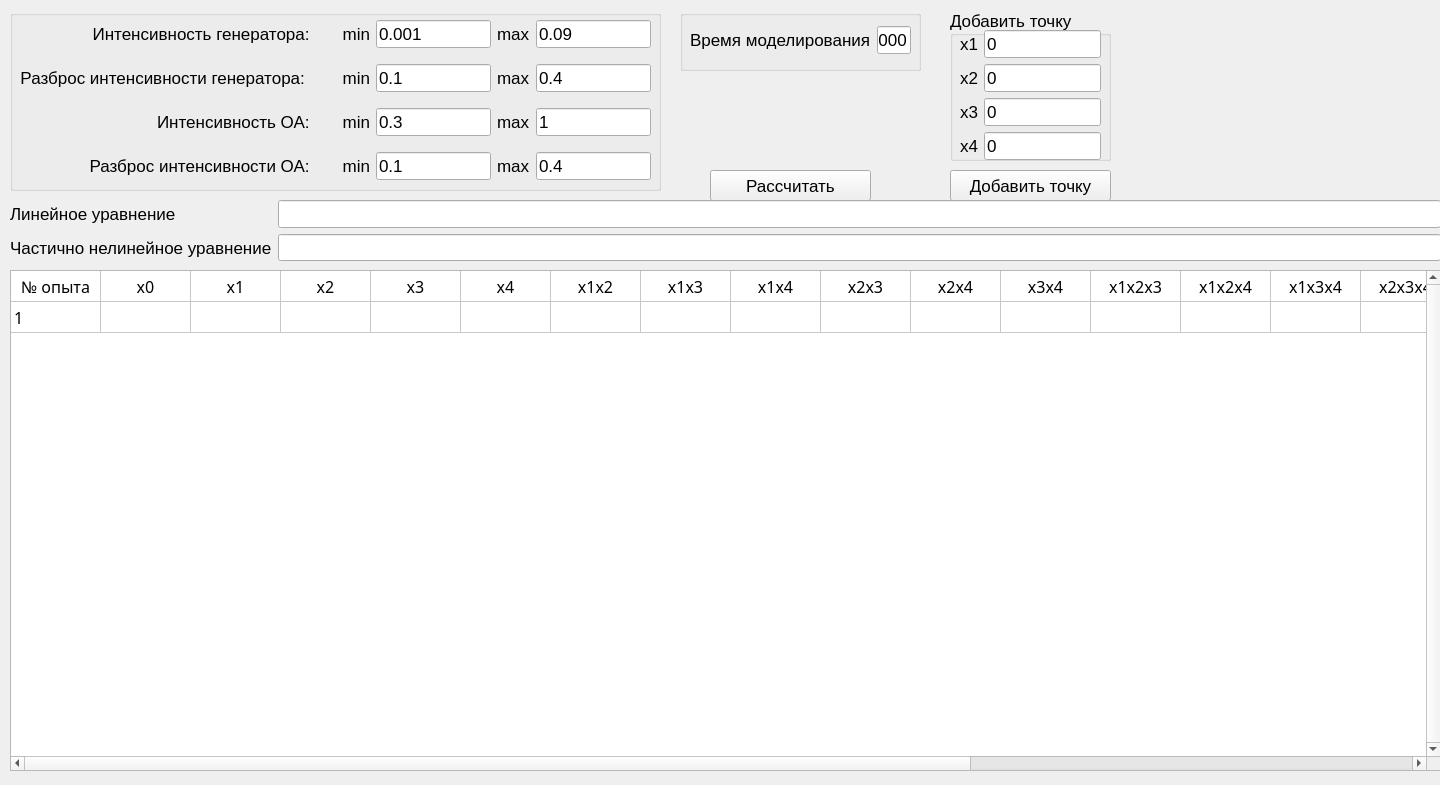
<?xml version="1.0" encoding="UTF-8"?>
<ui version="4.0">
 <class>Form</class>
 <widget class="QWidget" name="Form">
  <property name="geometry">
   <rect>
    <x>0</x>
    <y>0</y>
    <width>1440</width>
    <height>785</height>
   </rect>
  </property>
  <property name="sizePolicy">
   <sizepolicy hsizetype="Fixed" vsizetype="Fixed">
    <horstretch>0</horstretch>
    <verstretch>0</verstretch>
   </sizepolicy>
  </property>
  <property name="font">
   <font>
    <family>Monaco</family>
    <pointsize>14</pointsize>
   </font>
  </property>
  <property name="windowTitle">
   <string/>
  </property>
  <widget class="QPushButton" name="calcButton">
   <property name="geometry">
    <rect>
     <x>710</x>
     <y>170</y>
     <width>161</width>
     <height>31</height>
    </rect>
   </property>
   <property name="font">
    <font>
     <family>Helvetica</family>
     <pointsize>13</pointsize>
    </font>
   </property>
   <property name="text">
    <string>Рассчитать</string>
   </property>
  </widget>
  <widget class="QGroupBox" name="groupBox_3">
   <property name="geometry">
    <rect>
     <x>680</x>
     <y>10</y>
     <width>241</width>
     <height>61</height>
    </rect>
   </property>
   <property name="font">
    <font>
     <family>Helvetica</family>
     <pointsize>13</pointsize>
    </font>
   </property>
   <property name="title">
    <string/>
   </property>
   <widget class="QWidget" name="gridLayoutWidget_4">
    <property name="geometry">
     <rect>
      <x>10</x>
      <y>10</y>
      <width>221</width>
      <height>41</height>
     </rect>
    </property>
    <property name="font">
     <font>
      <family>Helvetica</family>
      <pointsize>13</pointsize>
     </font>
    </property>
    <layout class="QGridLayout" name="gridLayout_6">
     <item row="0" column="0">
      <widget class="QLabel" name="label_req_cnt">
       <property name="font">
        <font>
         <family>Helvetica</family>
         <pointsize>13</pointsize>
        </font>
       </property>
       <property name="text">
        <string>Время моделирования</string>
       </property>
      </widget>
     </item>
     <item row="0" column="1">
      <widget class="QLineEdit" name="line_edit_time">
       <property name="font">
        <font>
         <family>Helvetica</family>
         <pointsize>13</pointsize>
        </font>
       </property>
       <property name="text">
        <string>1000</string>
       </property>
      </widget>
     </item>
    </layout>
   </widget>
  </widget>
  <widget class="QTableWidget" name="table">
   <property name="enabled">
    <bool>true</bool>
   </property>
   <property name="geometry">
    <rect>
     <x>10</x>
     <y>270</y>
     <width>1431</width>
     <height>501</height>
    </rect>
   </property>
   <property name="font">
    <font>
     <pointsize>12</pointsize>
    </font>
   </property>
   <property name="layoutDirection">
    <enum>Qt::LeftToRight</enum>
   </property>
   <property name="verticalScrollBarPolicy">
    <enum>Qt::ScrollBarAlwaysOn</enum>
   </property>
   <property name="horizontalScrollBarPolicy">
    <enum>Qt::ScrollBarAlwaysOn</enum>
   </property>
   <property name="textElideMode">
    <enum>Qt::ElideMiddle</enum>
   </property>
   <property name="showGrid">
    <bool>true</bool>
   </property>
   <property name="wordWrap">
    <bool>true</bool>
   </property>
   <attribute name="horizontalHeaderVisible">
    <bool>false</bool>
   </attribute>
   <attribute name="horizontalHeaderDefaultSectionSize">
    <number>90</number>
   </attribute>
   <attribute name="verticalHeaderVisible">
    <bool>false</bool>
   </attribute>
   <row>
    <property name="text">
     <string>Новая строка</string>
    </property>
   </row>
   <row>
    <property name="text">
     <string>Новая строка</string>
    </property>
   </row>
   <column>
    <property name="text">
     <string>Новый столбец</string>
    </property>
   </column>
   <column>
    <property name="text">
     <string>Новый столбец</string>
    </property>
   </column>
   <column>
    <property name="text">
     <string>Новый столбец</string>
    </property>
   </column>
   <column>
    <property name="text">
     <string>Новый столбец</string>
    </property>
   </column>
   <column>
    <property name="text">
     <string>Новый столбец</string>
    </property>
   </column>
   <column>
    <property name="text">
     <string>Новый столбец</string>
    </property>
   </column>
   <column>
    <property name="text">
     <string>Новый столбец</string>
    </property>
   </column>
   <column>
    <property name="text">
     <string>Новый столбец</string>
    </property>
   </column>
   <column>
    <property name="text">
     <string>Новый столбец</string>
    </property>
   </column>
   <column>
    <property name="text">
     <string>Новый столбец</string>
    </property>
   </column>
   <column>
    <property name="text">
     <string>Новый столбец</string>
    </property>
   </column>
   <column>
    <property name="text">
     <string>Новый столбец</string>
    </property>
   </column>
   <column>
    <property name="text">
     <string>Новый столбец</string>
    </property>
   </column>
   <column>
    <property name="text">
     <string>Новый столбец</string>
    </property>
   </column>
   <column>
    <property name="text">
     <string>Новый столбец</string>
    </property>
   </column>
   <column>
    <property name="text">
     <string>Новый столбец</string>
    </property>
   </column>
   <column>
    <property name="text">
     <string>Новый столбец</string>
    </property>
   </column>
   <column>
    <property name="text">
     <string>Новый столбец</string>
    </property>
   </column>
   <column>
    <property name="text">
     <string>Новый столбец</string>
    </property>
   </column>
   <column>
    <property name="text">
     <string>Новый столбец</string>
    </property>
   </column>
   <column>
    <property name="text">
     <string>Новый столбец</string>
    </property>
   </column>
   <column>
    <property name="text">
     <string>New Column</string>
    </property>
   </column>
   <item row="0" column="0">
    <property name="text">
     <string>№ опыта</string>
    </property>
    <property name="textAlignment">
     <set>AlignCenter</set>
    </property>
   </item>
   <item row="0" column="1">
    <property name="text">
     <string>x0</string>
    </property>
    <property name="font">
     <font>
      <pointsize>12</pointsize>
      <kerning>true</kerning>
     </font>
    </property>
    <property name="textAlignment">
     <set>AlignCenter</set>
    </property>
   </item>
   <item row="0" column="2">
    <property name="text">
     <string>x1</string>
    </property>
    <property name="textAlignment">
     <set>AlignCenter</set>
    </property>
   </item>
   <item row="0" column="3">
    <property name="text">
     <string>x2</string>
    </property>
    <property name="textAlignment">
     <set>AlignCenter</set>
    </property>
   </item>
   <item row="0" column="4">
    <property name="text">
     <string>x3</string>
    </property>
    <property name="textAlignment">
     <set>AlignCenter</set>
    </property>
   </item>
   <item row="0" column="5">
    <property name="text">
     <string>x4</string>
    </property>
    <property name="textAlignment">
     <set>AlignCenter</set>
    </property>
   </item>
   <item row="0" column="6">
    <property name="text">
     <string>x1x2</string>
    </property>
    <property name="textAlignment">
     <set>AlignCenter</set>
    </property>
   </item>
   <item row="0" column="7">
    <property name="text">
     <string>x1x3</string>
    </property>
    <property name="textAlignment">
     <set>AlignCenter</set>
    </property>
   </item>
   <item row="0" column="8">
    <property name="text">
     <string>x1x4</string>
    </property>
    <property name="textAlignment">
     <set>AlignCenter</set>
    </property>
   </item>
   <item row="0" column="9">
    <property name="text">
     <string>x2x3</string>
    </property>
    <property name="textAlignment">
     <set>AlignCenter</set>
    </property>
   </item>
   <item row="0" column="10">
    <property name="text">
     <string>x2x4</string>
    </property>
    <property name="textAlignment">
     <set>AlignCenter</set>
    </property>
   </item>
   <item row="0" column="11">
    <property name="text">
     <string>x3x4</string>
    </property>
    <property name="textAlignment">
     <set>AlignCenter</set>
    </property>
   </item>
   <item row="0" column="12">
    <property name="text">
     <string>x1x2x3</string>
    </property>
    <property name="textAlignment">
     <set>AlignCenter</set>
    </property>
   </item>
   <item row="0" column="13">
    <property name="text">
     <string>x1x2x4</string>
    </property>
    <property name="textAlignment">
     <set>AlignCenter</set>
    </property>
   </item>
   <item row="0" column="14">
    <property name="text">
     <string>x1x3x4</string>
    </property>
    <property name="textAlignment">
     <set>AlignCenter</set>
    </property>
   </item>
   <item row="0" column="15">
    <property name="text">
     <string>x2x3x4</string>
    </property>
    <property name="textAlignment">
     <set>AlignCenter</set>
    </property>
   </item>
   <item row="0" column="16">
    <property name="text">
     <string>x1x2x3x4</string>
    </property>
    <property name="textAlignment">
     <set>AlignCenter</set>
    </property>
   </item>
   <item row="0" column="17">
    <property name="text">
     <string>Y</string>
    </property>
    <property name="textAlignment">
     <set>AlignCenter</set>
    </property>
   </item>
   <item row="0" column="18">
    <property name="text">
     <string>Yл</string>
    </property>
    <property name="textAlignment">
     <set>AlignCenter</set>
    </property>
   </item>
   <item row="0" column="19">
    <property name="text">
     <string>Yчн</string>
    </property>
    <property name="textAlignment">
     <set>AlignCenter</set>
    </property>
   </item>
   <item row="0" column="20">
    <property name="text">
     <string>|Y-Yл|</string>
    </property>
    <property name="textAlignment">
     <set>AlignCenter</set>
    </property>
   </item>
   <item row="0" column="21">
    <property name="text">
     <string>|Y-Yчн|</string>
    </property>
    <property name="textAlignment">
     <set>AlignCenter</set>
    </property>
   </item>
   <item row="1" column="0">
    <property name="text">
     <string>1</string>
    </property>
   </item>
  </widget>
  <widget class="QWidget" name="gridLayoutWidget_3">
   <property name="geometry">
    <rect>
     <x>10</x>
     <y>200</y>
     <width>1431</width>
     <height>61</height>
    </rect>
   </property>
   <property name="font">
    <font>
     <family>Helvetica</family>
     <pointsize>13</pointsize>
    </font>
   </property>
   <layout class="QGridLayout" name="gridLayout_7">
    <item row="1" column="0">
     <widget class="QLabel" name="label_b_8">
      <property name="font">
       <font>
        <family>Helvetica</family>
        <pointsize>13</pointsize>
       </font>
      </property>
      <property name="text">
       <string notr="true">Частично нелинейное уравнение</string>
      </property>
     </widget>
    </item>
    <item row="0" column="0">
     <widget class="QLabel" name="label_a_8">
      <property name="font">
       <font>
        <family>Helvetica</family>
        <pointsize>13</pointsize>
       </font>
      </property>
      <property name="text">
       <string notr="true">Линейное уравнение</string>
      </property>
     </widget>
    </item>
    <item row="1" column="1">
     <widget class="QLineEdit" name="line_edit_nonlin_res">
      <property name="font">
       <font>
        <family>Helvetica</family>
        <pointsize>13</pointsize>
       </font>
      </property>
      <property name="text">
       <string/>
      </property>
     </widget>
    </item>
    <item row="0" column="1">
     <widget class="QLineEdit" name="line_edit_lin_res">
      <property name="font">
       <font>
        <family>Helvetica</family>
        <pointsize>13</pointsize>
       </font>
      </property>
      <property name="text">
       <string/>
      </property>
     </widget>
    </item>
   </layout>
  </widget>
  <widget class="QGroupBox" name="groupBox_4">
   <property name="geometry">
    <rect>
     <x>950</x>
     <y>10</y>
     <width>161</width>
     <height>151</height>
    </rect>
   </property>
   <property name="font">
    <font>
     <family>Helvetica</family>
     <pointsize>13</pointsize>
    </font>
   </property>
   <property name="title">
    <string>Добавить точку</string>
   </property>
   <widget class="QWidget" name="gridLayoutWidget_6">
    <property name="geometry">
     <rect>
      <x>10</x>
      <y>20</y>
      <width>141</width>
      <height>131</height>
     </rect>
    </property>
    <layout class="QGridLayout" name="gridLayout">
     <item row="1" column="1">
      <widget class="QLineEdit" name="line_edit_gen_var">
       <property name="font">
        <font>
         <family>Helvetica</family>
         <pointsize>13</pointsize>
        </font>
       </property>
       <property name="text">
        <string>0</string>
       </property>
      </widget>
     </item>
     <item row="2" column="0">
      <widget class="QLabel" name="label_a_12">
       <property name="font">
        <font>
         <family>Helvetica</family>
         <pointsize>13</pointsize>
        </font>
       </property>
       <property name="text">
        <string notr="true">x3</string>
       </property>
      </widget>
     </item>
     <item row="0" column="0">
      <widget class="QLabel" name="label_a_9">
       <property name="font">
        <font>
         <family>Helvetica</family>
         <pointsize>13</pointsize>
        </font>
       </property>
       <property name="text">
        <string notr="true">x1</string>
       </property>
      </widget>
     </item>
     <item row="0" column="1">
      <widget class="QLineEdit" name="line_edit_gen_int">
       <property name="font">
        <font>
         <family>Helvetica</family>
         <pointsize>13</pointsize>
        </font>
       </property>
       <property name="text">
        <string>0</string>
       </property>
      </widget>
     </item>
     <item row="1" column="0">
      <widget class="QLabel" name="label_a_7">
       <property name="font">
        <font>
         <family>Helvetica</family>
         <pointsize>13</pointsize>
        </font>
       </property>
       <property name="text">
        <string notr="true">x2</string>
       </property>
      </widget>
     </item>
     <item row="2" column="1">
      <widget class="QLineEdit" name="line_edit_pm_int">
       <property name="font">
        <font>
         <family>Helvetica</family>
         <pointsize>13</pointsize>
        </font>
       </property>
       <property name="text">
        <string>0</string>
       </property>
      </widget>
     </item>
     <item row="3" column="0">
      <widget class="QLabel" name="label_a_13">
       <property name="font">
        <font>
         <family>Helvetica</family>
         <pointsize>13</pointsize>
        </font>
       </property>
       <property name="text">
        <string notr="true">x4</string>
       </property>
      </widget>
     </item>
     <item row="3" column="1">
      <widget class="QLineEdit" name="line_edit_pm_var">
       <property name="font">
        <font>
         <family>Helvetica</family>
         <pointsize>13</pointsize>
        </font>
       </property>
       <property name="text">
        <string>0</string>
       </property>
      </widget>
     </item>
    </layout>
   </widget>
  </widget>
  <widget class="QPushButton" name="checkButton">
   <property name="geometry">
    <rect>
     <x>950</x>
     <y>170</y>
     <width>161</width>
     <height>31</height>
    </rect>
   </property>
   <property name="font">
    <font>
     <family>Helvetica</family>
     <pointsize>13</pointsize>
    </font>
   </property>
   <property name="text">
    <string>Добавить точку</string>
   </property>
  </widget>
  <widget class="QGroupBox" name="groupBox">
   <property name="geometry">
    <rect>
     <x>10</x>
     <y>10</y>
     <width>651</width>
     <height>181</height>
    </rect>
   </property>
   <property name="title">
    <string/>
   </property>
   <widget class="QWidget" name="gridLayoutWidget_5">
    <property name="geometry">
     <rect>
      <x>10</x>
      <y>0</y>
      <width>631</width>
      <height>181</height>
     </rect>
    </property>
    <layout class="QGridLayout" name="gridLayout_2">
     <item row="1" column="0">
      <widget class="QLabel" name="label_a_2">
       <property name="font">
        <font>
         <family>Helvetica</family>
         <pointsize>13</pointsize>
        </font>
       </property>
       <property name="text">
        <string notr="true">Разброс интенсивности генератора:        min</string>
       </property>
       <property name="alignment">
        <set>Qt::AlignRight|Qt::AlignTrailing|Qt::AlignVCenter</set>
       </property>
      </widget>
     </item>
     <item row="0" column="3">
      <widget class="QLineEdit" name="line_edit_max_gen_int">
       <property name="font">
        <font>
         <family>Helvetica</family>
         <pointsize>13</pointsize>
        </font>
       </property>
       <property name="text">
        <string>0.09</string>
       </property>
      </widget>
     </item>
     <item row="0" column="0">
      <widget class="QLabel" name="label_a">
       <property name="font">
        <font>
         <family>Helvetica</family>
         <pointsize>13</pointsize>
        </font>
       </property>
       <property name="text">
        <string notr="true">Интенсивность генератора:       min</string>
       </property>
       <property name="alignment">
        <set>Qt::AlignRight|Qt::AlignTrailing|Qt::AlignVCenter</set>
       </property>
      </widget>
     </item>
     <item row="2" column="0">
      <widget class="QLabel" name="label_a_4">
       <property name="font">
        <font>
         <family>Helvetica</family>
         <pointsize>13</pointsize>
        </font>
       </property>
       <property name="text">
        <string notr="true">Интенсивность ОА:       min</string>
       </property>
       <property name="alignment">
        <set>Qt::AlignRight|Qt::AlignTrailing|Qt::AlignVCenter</set>
       </property>
      </widget>
     </item>
     <item row="1" column="1">
      <widget class="QLineEdit" name="line_edit_min_gen_var">
       <property name="font">
        <font>
         <family>Helvetica</family>
         <pointsize>13</pointsize>
        </font>
       </property>
       <property name="text">
        <string>0.1</string>
       </property>
      </widget>
     </item>
     <item row="1" column="2">
      <widget class="QLabel" name="label_b_2">
       <property name="font">
        <font>
         <family>Helvetica</family>
         <pointsize>13</pointsize>
        </font>
       </property>
       <property name="text">
        <string notr="true">max</string>
       </property>
      </widget>
     </item>
     <item row="2" column="3">
      <widget class="QLineEdit" name="line_edit_max_pm_int">
       <property name="font">
        <font>
         <family>Helvetica</family>
         <pointsize>13</pointsize>
        </font>
       </property>
       <property name="text">
        <string>1</string>
       </property>
      </widget>
     </item>
     <item row="0" column="1">
      <widget class="QLineEdit" name="line_edit_min_gen_int">
       <property name="font">
        <font>
         <family>Helvetica</family>
         <pointsize>13</pointsize>
        </font>
       </property>
       <property name="text">
        <string>0.001</string>
       </property>
      </widget>
     </item>
     <item row="0" column="2">
      <widget class="QLabel" name="label_b">
       <property name="font">
        <font>
         <family>Helvetica</family>
         <pointsize>13</pointsize>
        </font>
       </property>
       <property name="text">
        <string notr="true">max</string>
       </property>
      </widget>
     </item>
     <item row="1" column="3">
      <widget class="QLineEdit" name="line_edit_max_gen_var">
       <property name="font">
        <font>
         <family>Helvetica</family>
         <pointsize>13</pointsize>
        </font>
       </property>
       <property name="text">
        <string>0.4</string>
       </property>
      </widget>
     </item>
     <item row="3" column="1">
      <widget class="QLineEdit" name="line_edit_min_pm_var">
       <property name="font">
        <font>
         <family>Helvetica</family>
         <pointsize>13</pointsize>
        </font>
       </property>
       <property name="text">
        <string>0.1</string>
       </property>
      </widget>
     </item>
     <item row="3" column="0">
      <widget class="QLabel" name="label_a_3">
       <property name="font">
        <font>
         <family>Helvetica</family>
         <pointsize>13</pointsize>
        </font>
       </property>
       <property name="text">
        <string notr="true">Разброс интенсивности ОА:       min</string>
       </property>
       <property name="alignment">
        <set>Qt::AlignRight|Qt::AlignTrailing|Qt::AlignVCenter</set>
       </property>
      </widget>
     </item>
     <item row="2" column="1">
      <widget class="QLineEdit" name="line_edit_min_pm_int">
       <property name="font">
        <font>
         <family>Helvetica</family>
         <pointsize>13</pointsize>
        </font>
       </property>
       <property name="text">
        <string>0.3</string>
       </property>
      </widget>
     </item>
     <item row="3" column="2">
      <widget class="QLabel" name="label_b_4">
       <property name="font">
        <font>
         <family>Helvetica</family>
         <pointsize>13</pointsize>
        </font>
       </property>
       <property name="text">
        <string notr="true">max</string>
       </property>
      </widget>
     </item>
     <item row="2" column="2">
      <widget class="QLabel" name="label_b_3">
       <property name="font">
        <font>
         <family>Helvetica</family>
         <pointsize>13</pointsize>
        </font>
       </property>
       <property name="text">
        <string notr="true">max</string>
       </property>
      </widget>
     </item>
     <item row="3" column="3">
      <widget class="QLineEdit" name="line_edit_max_pm_var">
       <property name="font">
        <font>
         <family>Helvetica</family>
         <pointsize>13</pointsize>
        </font>
       </property>
       <property name="text">
        <string>0.4</string>
       </property>
      </widget>
     </item>
    </layout>
   </widget>
  </widget>
 </widget>
 <resources/>
 <connections/>
</ui>
